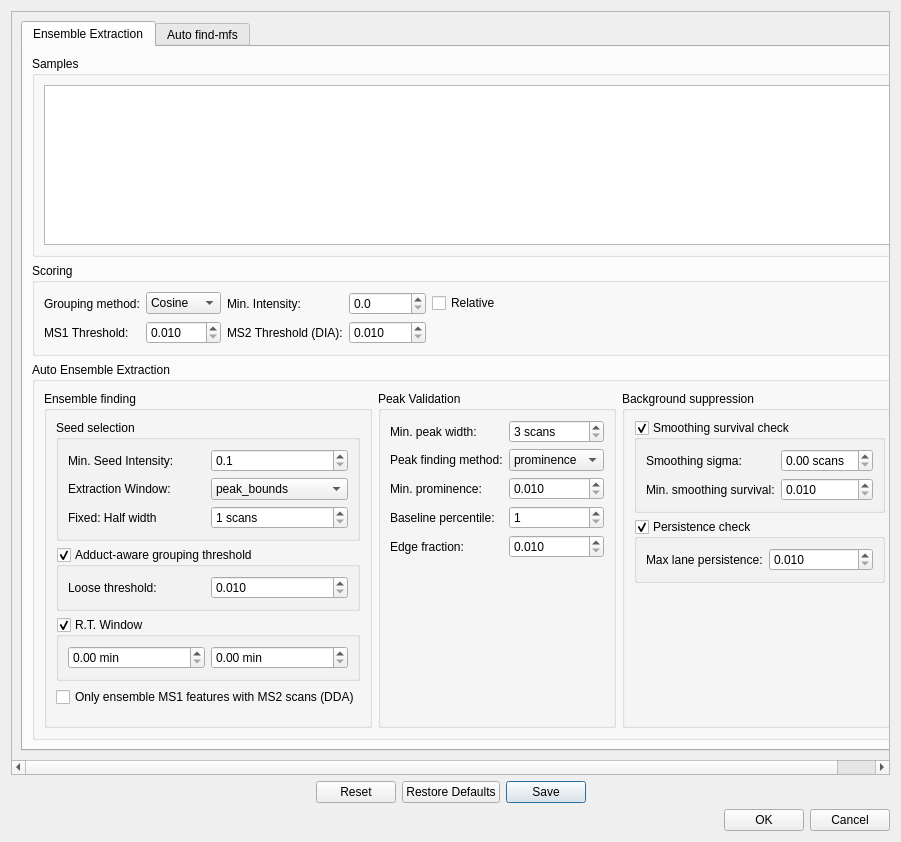
<?xml version="1.0" encoding="UTF-8"?>
<ui version="4.0">
 <class>Dialog</class>
 <widget class="QDialog" name="Dialog">
  <property name="geometry">
   <rect>
    <x>0</x>
    <y>0</y>
    <width>901</width>
    <height>842</height>
   </rect>
  </property>
  <property name="windowTitle">
   <string>Dialog</string>
  </property>
  <layout class="QVBoxLayout" name="verticalLayout">
   <item>
    <widget class="QScrollArea" name="scrollArea">
     <property name="widgetResizable">
      <bool>true</bool>
     </property>
     <widget class="QWidget" name="scrollAreaWidgetContents">
      <property name="geometry">
       <rect>
        <x>0</x>
        <y>0</y>
        <width>943</width>
        <height>746</height>
       </rect>
      </property>
      <layout class="QVBoxLayout" name="verticalLayout_2">
       <item>
        <widget class="QTabWidget" name="tabWidget">
         <property name="currentIndex">
          <number>0</number>
         </property>
         <widget class="QWidget" name="tab">
          <attribute name="title">
           <string>Ensemble Extraction</string>
          </attribute>
          <layout class="QVBoxLayout" name="verticalLayout_6">
           <item>
            <widget class="QGroupBox" name="groupSamples">
             <property name="title">
              <string>Samples</string>
             </property>
             <layout class="QVBoxLayout" name="verticalLayout_3">
              <item>
               <widget class="QListWidget" name="listSamples"/>
              </item>
             </layout>
            </widget>
           </item>
           <item>
            <widget class="QGroupBox" name="groupScoring">
             <property name="title">
              <string>Scoring</string>
             </property>
             <layout class="QGridLayout" name="gridLayout">
              <item row="0" column="0">
               <widget class="QLabel" name="label">
                <property name="text">
                 <string>Grouping method:</string>
                </property>
               </widget>
              </item>
              <item row="0" column="3">
               <widget class="QDoubleSpinBox" name="spinnerMinIntsy">
                <property name="decimals">
                 <number>1</number>
                </property>
                <property name="minimum">
                 <double>0.000000000000000</double>
                </property>
                <property name="maximum">
                 <double>10000000.000000000000000</double>
                </property>
                <property name="singleStep">
                 <double>10000.000000000000000</double>
                </property>
                <property name="stepType">
                 <enum>QAbstractSpinBox::DefaultStepType</enum>
                </property>
               </widget>
              </item>
              <item row="0" column="1">
               <widget class="QComboBox" name="comboMethod">
                <item>
                 <property name="text">
                  <string>Cosine</string>
                 </property>
                </item>
                <item>
                 <property name="text">
                  <string>Pearson</string>
                 </property>
                </item>
               </widget>
              </item>
              <item row="0" column="2">
               <widget class="QLabel" name="label_3">
                <property name="text">
                 <string>Min. Intensity:</string>
                </property>
               </widget>
              </item>
              <item row="0" column="4">
               <widget class="QCheckBox" name="checkRelativeIntensity">
                <property name="text">
                 <string>Relative</string>
                </property>
               </widget>
              </item>
              <item row="0" column="5">
               <spacer name="horizontalSpacer">
                <property name="orientation">
                 <enum>Qt::Horizontal</enum>
                </property>
                <property name="sizeHint" stdset="0">
                 <size>
                  <width>40</width>
                  <height>20</height>
                 </size>
                </property>
               </spacer>
              </item>
              <item row="1" column="0">
               <widget class="QLabel" name="label_2">
                <property name="text">
                 <string>MS1 Threshold:</string>
                </property>
               </widget>
              </item>
              <item row="1" column="2">
               <widget class="QLabel" name="label_4">
                <property name="text">
                 <string>MS2 Threshold (DIA):</string>
                </property>
               </widget>
              </item>
              <item row="1" column="1">
               <widget class="QDoubleSpinBox" name="spinnerMS1Threshold">
                <property name="decimals">
                 <number>3</number>
                </property>
                <property name="minimum">
                 <double>0.010000000000000</double>
                </property>
                <property name="maximum">
                 <double>0.999000000000000</double>
                </property>
                <property name="singleStep">
                 <double>0.100000000000000</double>
                </property>
               </widget>
              </item>
              <item row="1" column="3">
               <widget class="QDoubleSpinBox" name="spinnerMS2Threshold">
                <property name="decimals">
                 <number>3</number>
                </property>
                <property name="minimum">
                 <double>0.010000000000000</double>
                </property>
                <property name="maximum">
                 <double>0.999000000000000</double>
                </property>
                <property name="singleStep">
                 <double>0.100000000000000</double>
                </property>
               </widget>
              </item>
             </layout>
            </widget>
           </item>
           <item>
            <widget class="QGroupBox" name="groupAuto">
             <property name="title">
              <string>Auto Ensemble Extraction</string>
             </property>
             <layout class="QHBoxLayout" name="horizontalLayout">
              <item>
               <widget class="QGroupBox" name="groupSeedSelection">
                <property name="title">
                 <string>Ensemble finding</string>
                </property>
                <layout class="QVBoxLayout" name="verticalLayout_5">
                 <item>
                  <widget class="QGroupBox" name="groupBox_4">
                   <property name="title">
                    <string>Seed selection</string>
                   </property>
                   <layout class="QGridLayout" name="gridLayout_2">
                    <item row="0" column="1">
                     <widget class="QDoubleSpinBox" name="spinnerParentThreshold">
                      <property name="decimals">
                       <number>1</number>
                      </property>
                      <property name="minimum">
                       <double>0.100000000000000</double>
                      </property>
                      <property name="maximum">
                       <double>10000000.000000000000000</double>
                      </property>
                      <property name="singleStep">
                       <double>10000.000000000000000</double>
                      </property>
                     </widget>
                    </item>
                    <item row="1" column="0">
                     <widget class="QLabel" name="label_6">
                      <property name="text">
                       <string>Extraction Window:</string>
                      </property>
                     </widget>
                    </item>
                    <item row="0" column="0">
                     <widget class="QLabel" name="label_5">
                      <property name="text">
                       <string>Min. Seed Intensity:</string>
                      </property>
                     </widget>
                    </item>
                    <item row="1" column="1">
                     <widget class="QComboBox" name="comboWindow">
                      <item>
                       <property name="text">
                        <string>peak_bounds</string>
                       </property>
                      </item>
                      <item>
                       <property name="text">
                        <string>fixed</string>
                       </property>
                      </item>
                     </widget>
                    </item>
                    <item row="2" column="0">
                     <widget class="QLabel" name="label_8">
                      <property name="text">
                       <string>Fixed: Half width</string>
                      </property>
                     </widget>
                    </item>
                    <item row="2" column="1">
                     <widget class="QSpinBox" name="spinnerHalfWidth">
                      <property name="suffix">
                       <string> scans</string>
                      </property>
                      <property name="minimum">
                       <number>1</number>
                      </property>
                      <property name="maximum">
                       <number>1000</number>
                      </property>
                     </widget>
                    </item>
                   </layout>
                  </widget>
                 </item>
                 <item>
                  <widget class="QGroupBox" name="groupAdductAware">
                   <property name="title">
                    <string>Adduct-aware grouping threshold</string>
                   </property>
                   <property name="checkable">
                    <bool>true</bool>
                   </property>
                   <layout class="QGridLayout" name="gridLayout_6">
                    <item row="0" column="1">
                     <widget class="QDoubleSpinBox" name="spinnerLooseThreshold">
                      <property name="decimals">
                       <number>3</number>
                      </property>
                      <property name="minimum">
                       <double>0.010000000000000</double>
                      </property>
                      <property name="maximum">
                       <double>0.999000000000000</double>
                      </property>
                      <property name="singleStep">
                       <double>0.100000000000000</double>
                      </property>
                     </widget>
                    </item>
                    <item row="0" column="0">
                     <widget class="QLabel" name="label_16">
                      <property name="text">
                       <string>Loose threshold:</string>
                      </property>
                     </widget>
                    </item>
                   </layout>
                  </widget>
                 </item>
                 <item>
                  <widget class="QGroupBox" name="groupRTWindow">
                   <property name="title">
                    <string>R.T. Window</string>
                   </property>
                   <property name="checkable">
                    <bool>true</bool>
                   </property>
                   <layout class="QGridLayout" name="gridLayout_7">
                    <item row="0" column="1">
                     <widget class="QDoubleSpinBox" name="spinnerRTEnd">
                      <property name="suffix">
                       <string> min</string>
                      </property>
                      <property name="maximum">
                       <double>999.000000000000000</double>
                      </property>
                     </widget>
                    </item>
                    <item row="0" column="0">
                     <widget class="QDoubleSpinBox" name="spinnerRTStart">
                      <property name="suffix">
                       <string> min</string>
                      </property>
                     </widget>
                    </item>
                   </layout>
                  </widget>
                 </item>
                 <item>
                  <widget class="QCheckBox" name="checkRequireMs2">
                   <property name="text">
                    <string>Only ensemble MS1 features with MS2 scans (DDA)</string>
                   </property>
                  </widget>
                 </item>
                 <item>
                  <spacer name="verticalSpacer">
                   <property name="orientation">
                    <enum>Qt::Vertical</enum>
                   </property>
                   <property name="sizeHint" stdset="0">
                    <size>
                     <width>20</width>
                     <height>40</height>
                    </size>
                   </property>
                  </spacer>
                 </item>
                </layout>
               </widget>
              </item>
              <item>
               <widget class="QGroupBox" name="groupPeakValidation">
                <property name="title">
                 <string>Peak Validation</string>
                </property>
                <layout class="QGridLayout" name="gridLayout_3">
                 <item row="3" column="1">
                  <widget class="QSpinBox" name="spinBaselinePct">
                   <property name="minimum">
                    <number>1</number>
                   </property>
                  </widget>
                 </item>
                 <item row="1" column="1">
                  <widget class="QComboBox" name="comboPeakMethod">
                   <item>
                    <property name="text">
                     <string>prominence</string>
                    </property>
                   </item>
                   <item>
                    <property name="text">
                     <string>flank</string>
                    </property>
                   </item>
                  </widget>
                 </item>
                 <item row="2" column="1">
                  <widget class="QDoubleSpinBox" name="spinnerMinProminence">
                   <property name="decimals">
                    <number>3</number>
                   </property>
                   <property name="minimum">
                    <double>0.010000000000000</double>
                   </property>
                   <property name="maximum">
                    <double>0.999000000000000</double>
                   </property>
                   <property name="singleStep">
                    <double>0.100000000000000</double>
                   </property>
                  </widget>
                 </item>
                 <item row="0" column="0">
                  <widget class="QLabel" name="label_10">
                   <property name="text">
                    <string>Min. peak width:</string>
                   </property>
                  </widget>
                 </item>
                 <item row="2" column="0">
                  <widget class="QLabel" name="label_9">
                   <property name="text">
                    <string>Min. prominence:</string>
                   </property>
                  </widget>
                 </item>
                 <item row="3" column="0">
                  <widget class="QLabel" name="label_11">
                   <property name="text">
                    <string>Baseline percentile:</string>
                   </property>
                  </widget>
                 </item>
                 <item row="1" column="0">
                  <widget class="QLabel" name="label_7">
                   <property name="text">
                    <string>Peak finding method:</string>
                   </property>
                  </widget>
                 </item>
                 <item row="4" column="1">
                  <widget class="QDoubleSpinBox" name="spinnerEdgeFraction">
                   <property name="decimals">
                    <number>3</number>
                   </property>
                   <property name="minimum">
                    <double>0.010000000000000</double>
                   </property>
                   <property name="maximum">
                    <double>0.999000000000000</double>
                   </property>
                  </widget>
                 </item>
                 <item row="0" column="1">
                  <widget class="QSpinBox" name="spinMinPeakWidth">
                   <property name="suffix">
                    <string> scans</string>
                   </property>
                   <property name="minimum">
                    <number>3</number>
                   </property>
                   <property name="maximum">
                    <number>1000</number>
                   </property>
                  </widget>
                 </item>
                 <item row="4" column="0">
                  <widget class="QLabel" name="label_12">
                   <property name="text">
                    <string>Edge fraction:</string>
                   </property>
                  </widget>
                 </item>
                 <item row="5" column="0">
                  <spacer name="verticalSpacer_2">
                   <property name="orientation">
                    <enum>Qt::Vertical</enum>
                   </property>
                   <property name="sizeHint" stdset="0">
                    <size>
                     <width>20</width>
                     <height>40</height>
                    </size>
                   </property>
                  </spacer>
                 </item>
                </layout>
               </widget>
              </item>
              <item>
               <widget class="QGroupBox" name="groupBackground">
                <property name="title">
                 <string>Background suppression</string>
                </property>
                <layout class="QVBoxLayout" name="verticalLayout_4">
                 <item>
                  <widget class="QGroupBox" name="groupSmoothing">
                   <property name="title">
                    <string>Smoothing survival check</string>
                   </property>
                   <property name="checkable">
                    <bool>true</bool>
                   </property>
                   <property name="checked">
                    <bool>true</bool>
                   </property>
                   <layout class="QGridLayout" name="gridLayout_4">
                    <item row="1" column="1">
                     <widget class="QDoubleSpinBox" name="spinnerMinSmoothingSurvival">
                      <property name="decimals">
                       <number>3</number>
                      </property>
                      <property name="minimum">
                       <double>0.010000000000000</double>
                      </property>
                      <property name="maximum">
                       <double>0.999000000000000</double>
                      </property>
                     </widget>
                    </item>
                    <item row="0" column="0">
                     <widget class="QLabel" name="label_13">
                      <property name="text">
                       <string>Smoothing sigma:</string>
                      </property>
                     </widget>
                    </item>
                    <item row="1" column="0">
                     <widget class="QLabel" name="label_14">
                      <property name="text">
                       <string>Min. smoothing survival:</string>
                      </property>
                     </widget>
                    </item>
                    <item row="0" column="1">
                     <widget class="QDoubleSpinBox" name="spinnerSmoothingSigma">
                      <property name="suffix">
                       <string> scans</string>
                      </property>
                     </widget>
                    </item>
                   </layout>
                  </widget>
                 </item>
                 <item>
                  <widget class="QGroupBox" name="groupPersistence">
                   <property name="title">
                    <string>Persistence check</string>
                   </property>
                   <property name="checkable">
                    <bool>true</bool>
                   </property>
                   <layout class="QGridLayout" name="gridLayout_5">
                    <item row="0" column="0">
                     <widget class="QLabel" name="label_15">
                      <property name="text">
                       <string>Max lane persistence:</string>
                      </property>
                     </widget>
                    </item>
                    <item row="0" column="1">
                     <widget class="QDoubleSpinBox" name="spinnerMaxLanePersistence">
                      <property name="decimals">
                       <number>3</number>
                      </property>
                      <property name="minimum">
                       <double>0.010000000000000</double>
                      </property>
                      <property name="maximum">
                       <double>0.999000000000000</double>
                      </property>
                     </widget>
                    </item>
                   </layout>
                  </widget>
                 </item>
                 <item>
                  <spacer name="verticalSpacer_3">
                   <property name="orientation">
                    <enum>Qt::Vertical</enum>
                   </property>
                   <property name="sizeHint" stdset="0">
                    <size>
                     <width>20</width>
                     <height>40</height>
                    </size>
                   </property>
                  </spacer>
                 </item>
                </layout>
               </widget>
              </item>
             </layout>
            </widget>
           </item>
          </layout>
         </widget>
         <widget class="QWidget" name="tab_2">
          <attribute name="title">
           <string>Auto find-mfs</string>
          </attribute>
          <layout class="QVBoxLayout" name="verticalLayout_7">
           <item>
            <widget class="QGroupBox" name="groupRunFindMfs">
             <property name="title">
              <string>Run find-mfs on new ensembless</string>
             </property>
             <property name="checkable">
              <bool>true</bool>
             </property>
             <layout class="QVBoxLayout" name="verticalLayout_8">
              <item>
               <widget class="FindMfsParamWidget" name="findMfsParams" native="true"/>
              </item>
             </layout>
            </widget>
           </item>
          </layout>
         </widget>
        </widget>
       </item>
      </layout>
     </widget>
    </widget>
   </item>
   <item>
    <widget class="QDialogButtonBox" name="btnConfigBox">
     <property name="orientation">
      <enum>Qt::Horizontal</enum>
     </property>
     <property name="standardButtons">
      <set>QDialogButtonBox::Reset|QDialogButtonBox::RestoreDefaults|QDialogButtonBox::Save</set>
     </property>
     <property name="centerButtons">
      <bool>true</bool>
     </property>
    </widget>
   </item>
   <item>
    <widget class="QDialogButtonBox" name="btnDialogBox">
     <property name="standardButtons">
      <set>QDialogButtonBox::Cancel|QDialogButtonBox::Ok</set>
     </property>
    </widget>
   </item>
  </layout>
 </widget>
 <customwidgets>
  <customwidget>
   <class>FindMfsParamWidget</class>
   <extends>QWidget</extends>
   <header>gui.widgets.find_mfs_param_widget</header>
   <container>1</container>
  </customwidget>
 </customwidgets>
 <resources/>
 <connections>
  <connection>
   <sender>btnDialogBox</sender>
   <signal>accepted()</signal>
   <receiver>Dialog</receiver>
   <slot>accept()</slot>
   <hints>
    <hint type="sourcelabel">
     <x>740</x>
     <y>805</y>
    </hint>
    <hint type="destinationlabel">
     <x>688</x>
     <y>814</y>
    </hint>
   </hints>
  </connection>
  <connection>
   <sender>btnDialogBox</sender>
   <signal>rejected()</signal>
   <receiver>Dialog</receiver>
   <slot>reject()</slot>
   <hints>
    <hint type="sourcelabel">
     <x>855</x>
     <y>799</y>
    </hint>
    <hint type="destinationlabel">
     <x>828</x>
     <y>813</y>
    </hint>
   </hints>
  </connection>
 </connections>
</ui>
